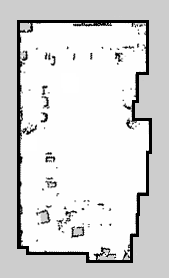
//> input picture src/maggie_navigation-hydro-devel/nav/maps/map_1.3.C12_2014-12_clean.pgm, 169 x 278 px, given in place of CompCourse_right0.mpeg, which was not available
$ ./houghlinesp   (built with g++ and OpenCV 4)
//> lines starting //> are read from the running program, lines starting //| are printed output that depends on the picture; after the words box and inside, x2 and y2 are one past the last pixel; in counts of white or black regions, pixels touching at a corner belong together; pictures that were not available may be replaced by others from this repository, and a replacement may not be noted
#include "opencv2/objdetect/objdetect.hpp"
#include "opencv2/highgui/highgui.hpp"
#include "opencv2/imgproc/imgproc.hpp"
#include "opencv/cv.hpp"
#include <stdio.h>
#include <sstream>
#include <iostream>

using namespace cv;
using namespace std;

# define linenumber 1000


class LineFinder {
private:
// original image
cv::Mat img;
// vector containing the end points
// of the detected lines
std::vector<cv::Vec4i> lines;
// accumulator resolution parameters
double deltaRho;
double deltaTheta;
// minimum number of votes that a line
// must receive before being considered
int minVote;
// min length for a line
double minLength;
// max allowed gap along the line
double maxGap;
public:
// Default accumulator resolution is 1 pixel by 1 degree
// no gap, no mimimum length
LineFinder() : deltaRho(1), deltaTheta(CV_PI/180),
minVote(10), minLength(0.), maxGap(0.) {}
// Set the resolution of the accumulator
void setAccResolution(double dRho, double dTheta) {
deltaRho= dRho;
deltaTheta= dTheta;
}
// Set the minimum number of votes
void setMinVote(int minv) {
minVote= minv;
}
// Set line length and gap
void setLineLengthAndGap(double length, double gap) {
minLength= length;
maxGap= gap;
}
	// Apply probabilistic Hough Transform
std::vector<cv::Vec4i> findLines(cv::Mat& binary) {
lines.clear();
cv::HoughLinesP(binary,lines,
deltaRho, deltaTheta, minVote,
minLength, maxGap);
return lines;
}
// Draw the detected lines on an image
void drawDetectedLines(cv::Mat &image,
cv::Scalar color=cv::Scalar(0,0,255)) {
	// Draw the lines
std::vector<cv::Vec4i>::const_iterator it2=
lines.begin();
while (it2!=lines.end()) {
cv::Point pt1((*it2)[0],(*it2)[1]);
cv::Point pt2((*it2)[2],(*it2)[3]);
cv::line( image, pt1, pt2, color,2);
++it2;
}
}
};


int main(int argc,char** argv)
{
	Mat src,srcg,dst;
	//CvCapture* capture;

	//capture=cvCaptureFromCAM(1);
	VideoCapture capture("CompCourse_right0.mpeg");
	// [7 lines of commented-out code are left out]
	while(true)
	{
	//src=imread(argv[1],1);
	capture>>src;
//> src is the input picture: 278 rows x 169 cols, CV_8UC3; min 0, max 255, mean 217.3

	imshow("input",src);
	cvtColor(src,srcg,CV_RGB2HSV);
//> srcg: 278 rows x 169 cols, CV_8UC3; mean H, S, V 0, 0, 217.3
	//inRange(srcg,  Scalar(100,10,150), Scalar(130,80,255), srcg);
	//inRange(srcg,  Scalar(0,0,250), Scalar(10,10,255), srcg);
	inRange(srcg,  Scalar(0,0,200), Scalar(140,255,255), srcg);
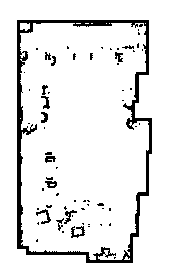
//> srcg: 278 rows x 169 cols, CV_8UC1; 91.1% white; 64 black regions (50 under 20 px), largest, box (x1, y1, x2, y2) and area: (17, 20, 152, 263) 3285, (71, 226, 85, 238) 82, (36, 209, 51, 224) 76
	//imshow("out",srcg);
	medianBlur(srcg,srcg,3);
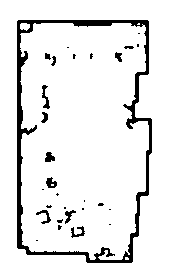
//> srcg: 278 rows x 169 cols, CV_8UC1; 91.4% white; 29 black regions (17 under 20 px), largest, box (x1, y1, x2, y2) and area: (17, 20, 152, 263) 3315, (42, 85, 50, 109) 86, (71, 226, 85, 238) 77

	Canny(srcg,dst,50,150,3);
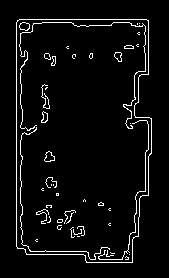
//> dst: 278 rows x 169 cols, CV_8UC1; 4.8% white in thin lines or dots, all inside (x1, y1, x2, y2) = (16, 19, 152, 263)
	imshow("canny",dst);
	// Create LineFinder instance
LineFinder finder;
// Set probabilistic Hough parameters
finder.setLineLengthAndGap(50,20);
finder.setMinVote(15);
// Detect lines and draw them
std::vector<cv::Vec4i> lines= finder.findLines(dst);
//> in findLines, `cv::HoughLinesP(binary,lines, deltaRho, deltaTheta, minVote, minLength..`: lines = 15 lines (x1, y1, x2, y2), first 8: [16, 246, 16, 22], [148, 195, 148, 117], [19, 19, 146, 19], [26, 253, 132, 255], [21, 248, 21, 23], [57, 251, 132, 250], [129, 128, 148, 28], [20, 248, 20, 23]
//> lines = 15 items, first 8: [16, 246, 16, 22], [148, 195, 148, 117], [19, 19, 146, 19], [26, 253, 132, 255], [21, 248, 21, 23], [57, 251, 132, 250], [129, 128, 148, 28], [20, 248, 20, 23]
finder.drawDetectedLines(src);
//> the loop in drawDetectedLines, `while (it2!=lines.end())` made 15 passes
//> (pt1, pt2) on passes 1 to 12: (Point(16, 246), Point(16, 22)), (Point(148, 195), Point(148, 117)), (Point(19, 19), Point(146, 19)), (Point(26, 253), Point(132, 255)), (Point(21, 248), Point(21, 23)), (Point(57, 251), Point(132, 250)), (Point(129, 128), Point(148, 28)), (Point(20, 248), Point(20, 23)), (Point(131, 262), Point(136, 194)), (Point(74, 25), Point(148, 25)), (Point(46, 220), Point(47, 152)), (Point(138, 121), Point(138, 71))
//> after the loop in drawDetectedLines, `while (it2!=lines.end())`:
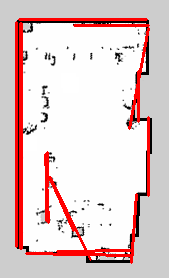
//> image: 278 rows x 169 cols, CV_8UC3; 8.99% of pixels changed, all inside (x1, y1, x2, y2) = (15, 18, 150, 264)
//cv::namedWindow("Detected Lines with HoughP");
imshow("Detected Lines with HoughP",src);

//oVideoWriter.write(src); //writer the frame into the file
//imwrite("houghp.jpg",src);
cvWaitKey(60);
}

return 0;

}

$ run again, on src/maggie_navigation-hydro-devel/nav/maps/map_1.3.C12_2014-12_stage.bmp
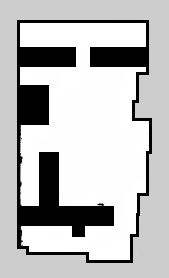
//> input picture src/maggie_navigation-hydro-devel/nav/maps/map_1.3.C12_2014-12_stage.bmp, 169 x 278 px, given in place of CompCourse_right0.mpeg, which was not available
//> src is the input picture: 278 rows x 169 cols, CV_8UC3; min 0, max 255, mean 188.5
//> `medianBlur(srcg,srcg,3);`:
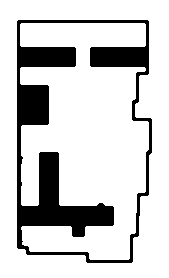
//> srcg: 278 rows x 169 cols, CV_8UC1; 80.9% white; 1 black region, box (x1, y1, x2, y2) and area: (17, 20, 152, 263) 8970
//> dst: 278 rows x 169 cols, CV_8UC1; 4.4% white in thin lines or dots, all inside (x1, y1, x2, y2) = (16, 19, 152, 263)
//> in findLines, `cv::HoughLinesP(binary,lines, deltaRho, deltaTheta, minVote, minLength..`: lines = 14 lines (x1, y1, x2, y2), first 8: [16, 46, 148, 46], [16, 246, 16, 22], [148, 195, 148, 117], [22, 66, 148, 66], [19, 19, 146, 19], [22, 22, 148, 22], [20, 203, 20, 127], [23, 225, 113, 225]
//> `std::vector<cv::Vec4i> lines= finder.findLines(dst);`: lines = 14 items, first 8: [16, 46, 148, 46], [16, 246, 16, 22], [148, 195, 148, 117], [22, 66, 148, 66], [19, 19, 146, 19], [22, 22, 148, 22], [20, 203, 20, 127], [23, 225, 113, 225]
//> the loop in drawDetectedLines, `while (it2!=lines.end())` made 14 passes
//> after the loop in drawDetectedLines, `while (it2!=lines.end())`:
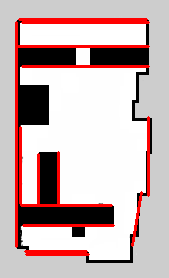
//> image: 278 rows x 169 cols, CV_8UC3; 8.71% of pixels changed, all inside (x1, y1, x2, y2) = (15, 18, 150, 256)
